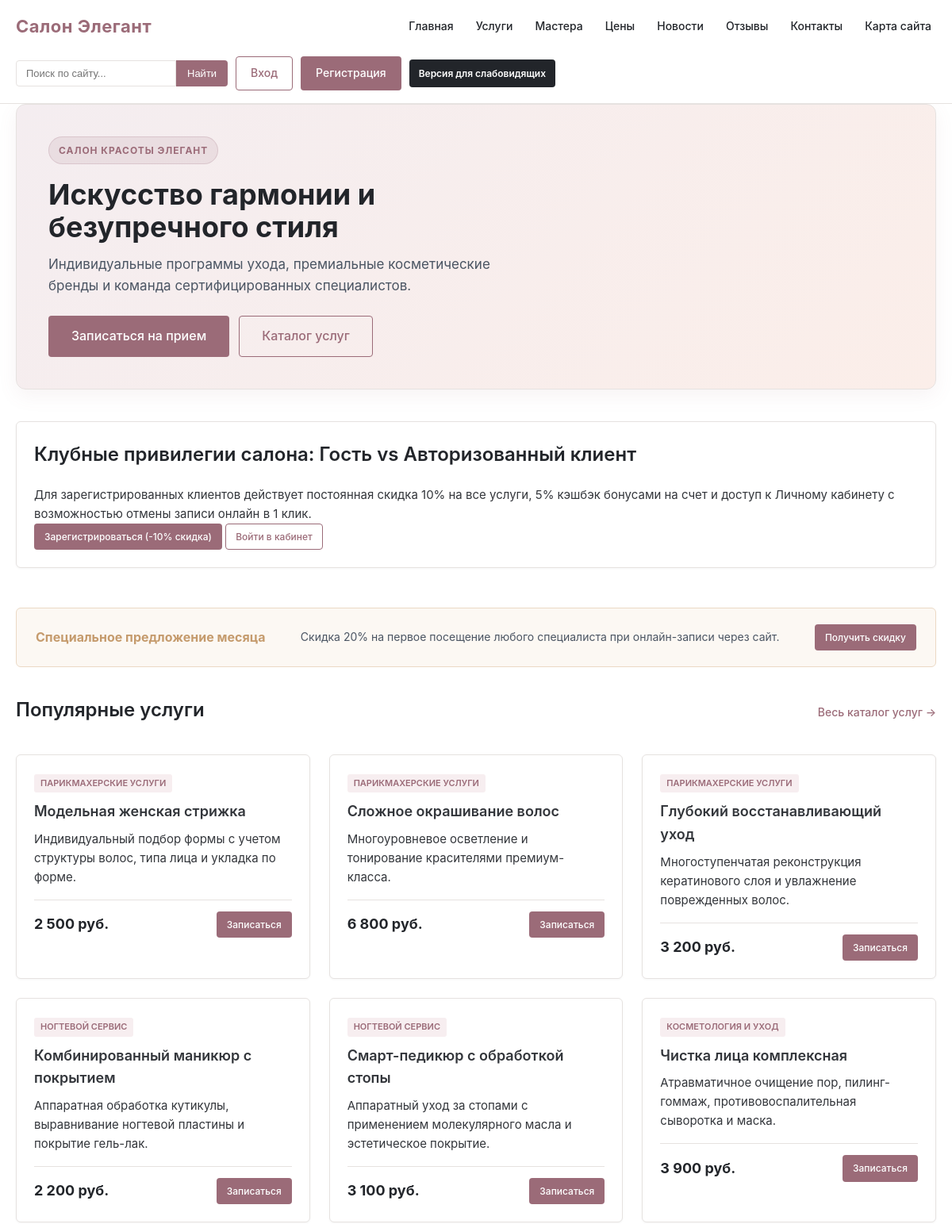
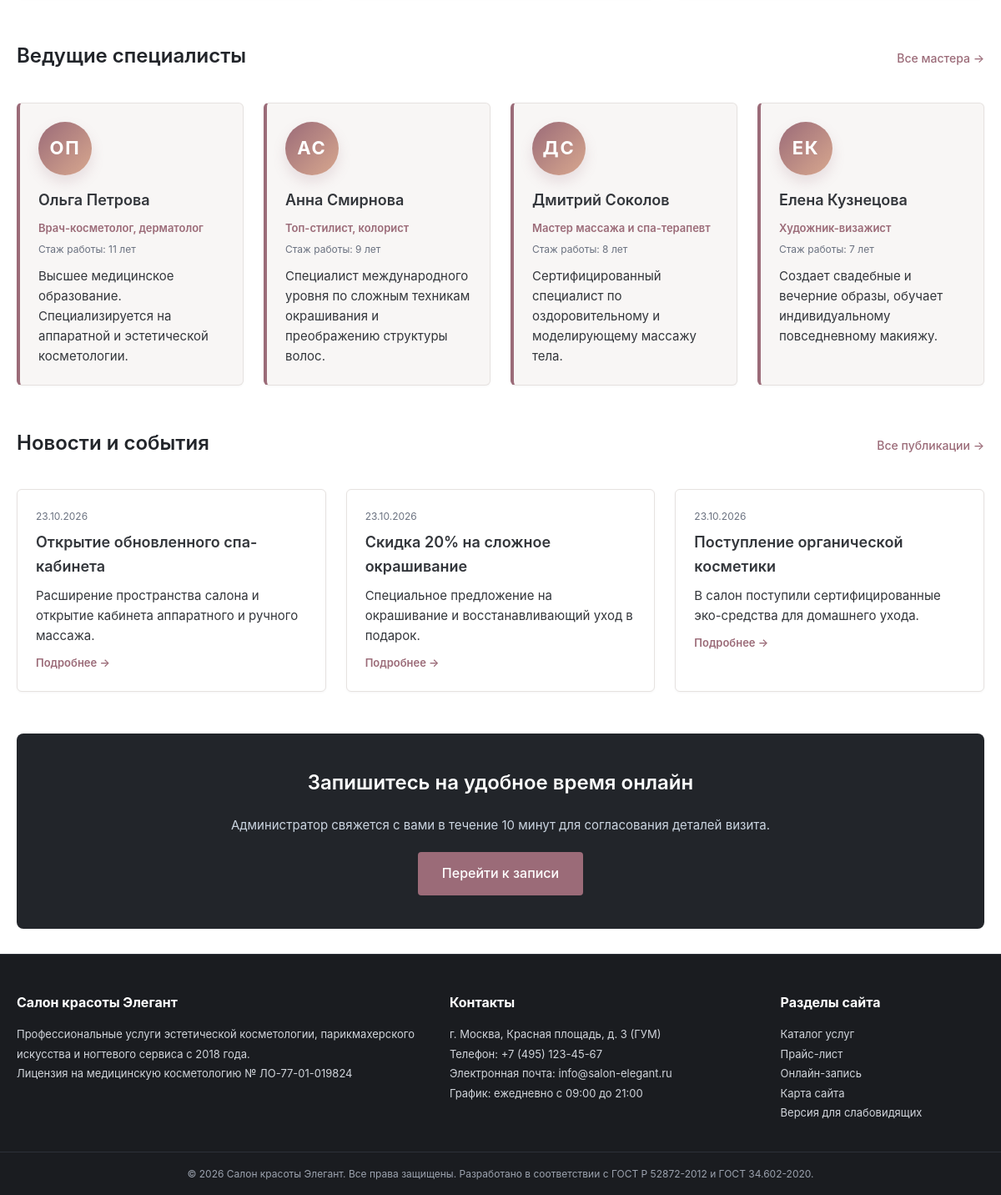
The page / on the database its author committed (2 pictures, top to bottom).
### tables this page shows
CREATE TABLE IF NOT EXISTS services (
    id INT AUTO_INCREMENT PRIMARY KEY,
    category VARCHAR(50) NOT NULL,
    title VARCHAR(150) NOT NULL,
    description TEXT,
    price DECIMAL(10,2) NOT NULL,
    duration_min INT DEFAULT 60
);

CREATE TABLE IF NOT EXISTS masters (
    id INT AUTO_INCREMENT PRIMARY KEY,
    name VARCHAR(100) NOT NULL,
    specialization VARCHAR(150) NOT NULL,
    experience INT NOT NULL,
    description TEXT
);

CREATE TABLE IF NOT EXISTS news (
    id INT AUTO_INCREMENT PRIMARY KEY,
    category VARCHAR(50) NOT NULL,
    title VARCHAR(200) NOT NULL,
    summary VARCHAR(255),
    content TEXT NOT NULL,
    published_at TIMESTAMP DEFAULT CURRENT_TIMESTAMP
);

### config/db.php (called while the page is built, shortened)
<?php
$scriptDirectory = str_replace('\\', '/', dirname($_SERVER['SCRIPT_NAME'] ?? '/'));
$APP_BASE_PATH = rtrim($scriptDirectory, '/');
$ACCESSIBLE = !empty($_SESSION['accessible']);

### includes/functions.php (called while the page is built, shortened)
<?php
function siteUrl(string $path = ''): string {
    global $APP_BASE_PATH;
    return $APP_BASE_PATH . '/' . ltrim($path, '/');
}
function e($value): string {
    return htmlspecialchars((string)$value, ENT_QUOTES | ENT_HTML5, 'UTF-8');
}
function isLoggedIn(): bool {
    return !empty($_SESSION['user_id']);
}
function formatPrice($amount): string {
    return number_format((float)$amount, 0, '.', ' ') . ' руб.';
}
function formatDate($dateString): string {
    $timestamp = strtotime((string)$dateString);
    return date('d.m.Y', $timestamp);
}

### index.php (the view, shortened to what this page needs)
<?php
require_once __DIR__ . '/includes/header.php';
$stmtServices = $pdo->query("SELECT * FROM services ORDER BY id ASC LIMIT 6");
$services = $stmtServices->fetchAll();
$stmtNews = $pdo->query("SELECT * FROM news ORDER BY published_at DESC LIMIT 3");
$news = $stmtNews->fetchAll();
$stmtMasters = $pdo->query("SELECT * FROM masters ORDER BY experience DESC LIMIT 4");
$masters = $stmtMasters->fetchAll();
?>
<section class="hero">
    <div class="hero-content">
        <span class="hero-badge">Салон красоты Элегант</span>
        <h1>Искусство гармонии и безупречного стиля</h1>
        <p>Индивидуальные программы ухода, премиальные косметические бренды и команда сертифицированных специалистов.</p>
        <div class="hero-actions">
            <a href="<?= e(siteUrl('booking.php')) ?>" class="btn btn-large">Записаться на прием</a>
            <a href="<?= e(siteUrl('services.php')) ?>" class="btn btn-large btn-outline">Каталог услуг</a>
        </div>
    </div>
</section>
<section class="section client-privileges-banner">
    <div class="card client-privileges-card">
        <h2>Клубные привилегии салона: Гость vs Авторизованный клиент</h2>
        <p>Для зарегистрированных клиентов действует постоянная скидка 10% на все услуги, 5% кэшбэк бонусами на счет и доступ к Личному кабинету с возможностью отмены записи онлайн в 1 клик.</p>
        <div class="privileges-actions">
            <a href="<?= e(siteUrl('register.php')) ?>" class="btn btn-small">Зарегистрироваться (-10% скидка)</a>
            <a href="<?= e(siteUrl('login.php')) ?>" class="btn btn-outline btn-small">Войти в кабинет</a>
        </div>
    </div>
</section>
<section class="banner-section">
    <div class="banner-card">
        <div class="banner-title">Специальное предложение месяца</div>
        <div class="banner-desc">Скидка 20% на первое посещение любого специалиста при онлайн-записи через сайт.</div>
        <a href="<?= e(siteUrl('booking.php')) ?>" class="btn btn-small">Получить скидку</a>
    </div>
</section>
<section class="section">
    <div class="section-header">
        <h2>Популярные услуги</h2>
        <a href="<?= e(siteUrl('services.php')) ?>" class="link-more">Весь каталог услуг &rarr;</a>
    </div>
    <div class="grid grid-3">
        <?php foreach ($services as $s): ?>
            <div class="card service-card">
                <span class="category-tag"><?= e($s['category']) ?></span>
                <h3><?= e($s['title']) ?></h3>
                <p><?= e($s['description']) ?></p>
                <div class="card-footer">
                    <span class="price"><?= formatPrice($s['price']) ?></span>
                    <a href="<?= e(siteUrl('booking.php')) ?>?service_id=<?= (int)$s['id'] ?>" class="btn btn-small">Записаться</a>
                </div>
            </div>
        <?php endforeach; ?>
    </div>
</section>
<section class="section">
    <div class="section-header">
        <h2>Ведущие специалисты</h2>
        <a href="<?= e(siteUrl('masters.php')) ?>" class="link-more">Все мастера &rarr;</a>
    </div>
    <div class="grid grid-4">
        <?php foreach ($masters as $m): ?>
            <?php
                $nameParts = preg_split('/\s+/', trim((string)$m['name']));
                $initials = '';
                foreach (array_slice($nameParts, 0, 2) as $part) {
                    $initials .= mb_substr($part, 0, 1, 'UTF-8');
                }
            ?>
            <div class="card master-card">
                <div class="master-avatar" aria-label="Мастер <?= e($m['name']) ?>"><span><?= e($initials) ?></span></div>
                <h3><?= e($m['name']) ?></h3>
                <p class="specialization"><?= e($m['specialization']) ?></p>
                <p class="experience">Стаж работы: <?= (int)$m['experience'] ?> лет</p>
                <p><?= e($m['description']) ?></p>
            </div>
        <?php endforeach; ?>
    </div>
</section>
<section class="section">
    <div class="section-header">
        <h2>Новости и события</h2>
        <a href="<?= e(siteUrl('news.php')) ?>" class="link-more">Все публикации &rarr;</a>
    </div>
    <div class="grid grid-3">
        <?php foreach ($news as $n): ?>
            <div class="card news-card">
                <span class="date-badge"><?= formatDate($n['published_at']) ?></span>
                <h3><?= e($n['title']) ?></h3>
                <p><?= e($n['summary']) ?></p>
                <a href="<?= e(siteUrl('news.php')) ?>?id=<?= (int)$n['id'] ?>" class="btn-text">Подробнее &rarr;</a>
            </div>
        <?php endforeach; ?>
    </div>
</section>
<section class="cta-banner">
    <h2>Запишитесь на удобное время онлайн</h2>
    <p>Администратор свяжется с вами в течение 10 минут для согласования деталей визита.</p>
    <a href="<?= e(siteUrl('booking.php')) ?>" class="btn btn-large">Перейти к записи</a>
</section>
<?php require_once __DIR__ . '/includes/footer.php'; ?>

### includes/header.php (shortened to what this page needs)
<?php
require_once __DIR__ . '/../config/db.php';
require_once __DIR__ . '/functions.php';
$currentUrl = $_SERVER['REQUEST_URI'] ?? '/index.php';
$currentPath = parse_url($currentUrl, PHP_URL_PATH) ?: '/index.php';
$toggleUrl = $currentPath . '?accessibility=' . ($ACCESSIBLE ? 'off' : 'on') . '&return=' . urlencode($currentUrl);
?>
<!DOCTYPE html>
<html lang="ru">
<head>
    <link rel="stylesheet" href="<?= e(siteUrl('assets/css/style.css')) ?>">
</head>
<body class="<?= $ACCESSIBLE ? 'accessible-mode' : '' ?>">
<header class="site-header">
    <div class="container header-inner">
        <a href="<?= e(siteUrl('index.php')) ?>" class="logo">Салон Элегант</a>
        <nav class="main-nav">
            <a href="<?= e(siteUrl('index.php')) ?>">Главная</a>
            <a href="<?= e(siteUrl('services.php')) ?>">Услуги</a>
            <a href="<?= e(siteUrl('masters.php')) ?>">Мастера</a>
            <a href="<?= e(siteUrl('prices.php')) ?>">Цены</a>
            <a href="<?= e(siteUrl('news.php')) ?>">Новости</a>
            <a href="<?= e(siteUrl('reviews.php')) ?>">Отзывы</a>
            <a href="<?= e(siteUrl('contacts.php')) ?>">Контакты</a>
            <a href="<?= e(siteUrl('sitemap.php')) ?>">Карта сайта</a>
        </nav>
        <div class="header-actions">
            <form action="<?= e(siteUrl('search.php')) ?>" method="get" class="search-form">
                <input type="text" name="q" placeholder="Поиск по сайту..." required>
                <button type="submit">Найти</button>
            </form>
            <?php if (isLoggedIn()): ?>
                <span class="user-info">
                    Пользователь: <?= e(currentUsername()) ?>
                    <?php if (isAdmin()): ?>
                        <a href="<?= e(siteUrl('admin/index.php')) ?>" class="admin-link">Панель управления</a>
                    <?php endif; ?>
                </span>
                <a href="<?= e(siteUrl('logout.php')) ?>" class="btn btn-outline">Выход</a>
            <?php else: ?>
                <a href="<?= e(siteUrl('login.php')) ?>" class="btn btn-outline">Вход</a>
                <a href="<?= e(siteUrl('register.php')) ?>" class="btn">Регистрация</a>
            <?php endif; ?>
            <a href="<?= e($toggleUrl) ?>" class="btn-accessibility">
                <?= $ACCESSIBLE ? 'Обычная версия' : 'Версия для слабовидящих' ?>
            </a>
        </div>
    </div>
</header>
<main class="container">

### includes/footer.php (shortened to what this page needs)
</main>
<footer class="site-footer">
    <div class="container footer-inner">
        <div class="footer-col">
            <h4>Салон красоты Элегант</h4>
            <p>Профессиональные услуги эстетической косметологии, парикмахерского искусства и ногтевого сервиса с 2018 года.</p>
            <p>Лицензия на медицинскую косметологию № ЛО-77-01-019824</p>
        </div>
        <div class="footer-col">
            <h4>Контакты</h4>
            <p>г. Москва, Красная площадь, д. 3 (ГУМ)</p>
            <p>Телефон: +7 (495) 123-45-67</p>
            <p>Электронная почта: info@salon-elegant.ru</p>
            <p>График: ежедневно с 09:00 до 21:00</p>
        </div>
        <div class="footer-col">
            <h4>Разделы сайта</h4>
            <p><a href="<?= e(siteUrl('services.php')) ?>">Каталог услуг</a></p>
            <p><a href="<?= e(siteUrl('prices.php')) ?>">Прайс-лист</a></p>
            <p><a href="<?= e(siteUrl('booking.php')) ?>">Онлайн-запись</a></p>
            <p><a href="<?= e(siteUrl('sitemap.php')) ?>">Карта сайта</a></p>
            <p><a href="<?= e($toggleUrl) ?>"><?= e($ACCESSIBLE ? 'Обычная версия' : 'Версия для слабовидящих') ?></a></p>
        </div>
    </div>
    <div class="copyright">
        &copy; <?= date('Y') ?> Салон красоты Элегант. Все права защищены. Разработано в соответствии с ГОСТ Р 52872-2012 и ГОСТ 34.602-2020.
    </div>
</footer>
</body>
</html>

### rows shown on the page
services: category "ПАРИКМАХЕРСКИЕ УСЛУГИ", title "Модельная женская стрижка", description "Индивидуальный подбор формы с учетом структуры волос, типа лица и укладка по форме.", price "2 500 руб."
services: category "ПАРИКМАХЕРСКИЕ УСЛУГИ", title "Сложное окрашивание волос", description "Многоуровневое осветление и тонирование красителями премиум-класса.", price "6 800 руб."
services: category "ПАРИКМАХЕРСКИЕ УСЛУГИ", title "Глубокий восстанавливающий уход", description "Многоступенчатая реконструкция кератинового слоя и увлажнение поврежденных волос.", price "3 200 руб."
services: category "НОГТЕВОЙ СЕРВИС", title "Комбинированный маникюр с покрытием", description "Аппаратная обработка кутикулы, выравнивание ногтевой пластины и покрытие гель-лак.", price "2 200 руб."
services: category "НОГТЕВОЙ СЕРВИС", title "Смарт-педикюр с обработкой стопы", description "Аппаратный уход за стопами с применением молекулярного масла и эстетическое покрытие.", price "3 100 руб."
services: category "КОСМЕТОЛОГИЯ И УХОД", title "Чистка лица комплексная", description "Атравматичное очищение пор, пилинг-гоммаж, противовоспалительная сыворотка и маска.", price "3 900 руб."
masters: initials "ОП", name "Ольга Петрова", specialization "Врач-косметолог, дерматолог", experience "11", description "Высшее медицинское образование. Специализируется на аппаратной и эстетической косметологии."
masters: initials "АС", name "Анна Смирнова", specialization "Топ-стилист, колорист", experience "9", description "Специалист международного уровня по сложным техникам окрашивания и преображению структуры волос."
masters: initials "ДС", name "Дмитрий Соколов", specialization "Мастер массажа и спа-терапевт", experience "8", description "Сертифицированный специалист по оздоровительному и моделирующему массажу тела."
masters: initials "ЕК", name "Елена Кузнецова", specialization "Художник-визажист", experience "7", description "Создает свадебные и вечерние образы, обучает индивидуальному повседневному макияжу."
news: published_at "23.10.2026", title "Открытие обновленного спа-кабинета", summary "Расширение пространства салона и открытие кабинета аппаратного и ручного массажа."
news: published_at "23.10.2026", title "Скидка 20% на сложное окрашивание", summary "Специальное предложение на окрашивание и восстанавливающий уход в подарок."
news: published_at "23.10.2026", title "Поступление органической косметики", summary "В салон поступили сертифицированные эко-средства для домашнего ухода."

### other values the page prints
$ACCESSIBLE ? 'Обычная версия' : 'Версия для слабовидящих' "Версия для слабовидящих"
